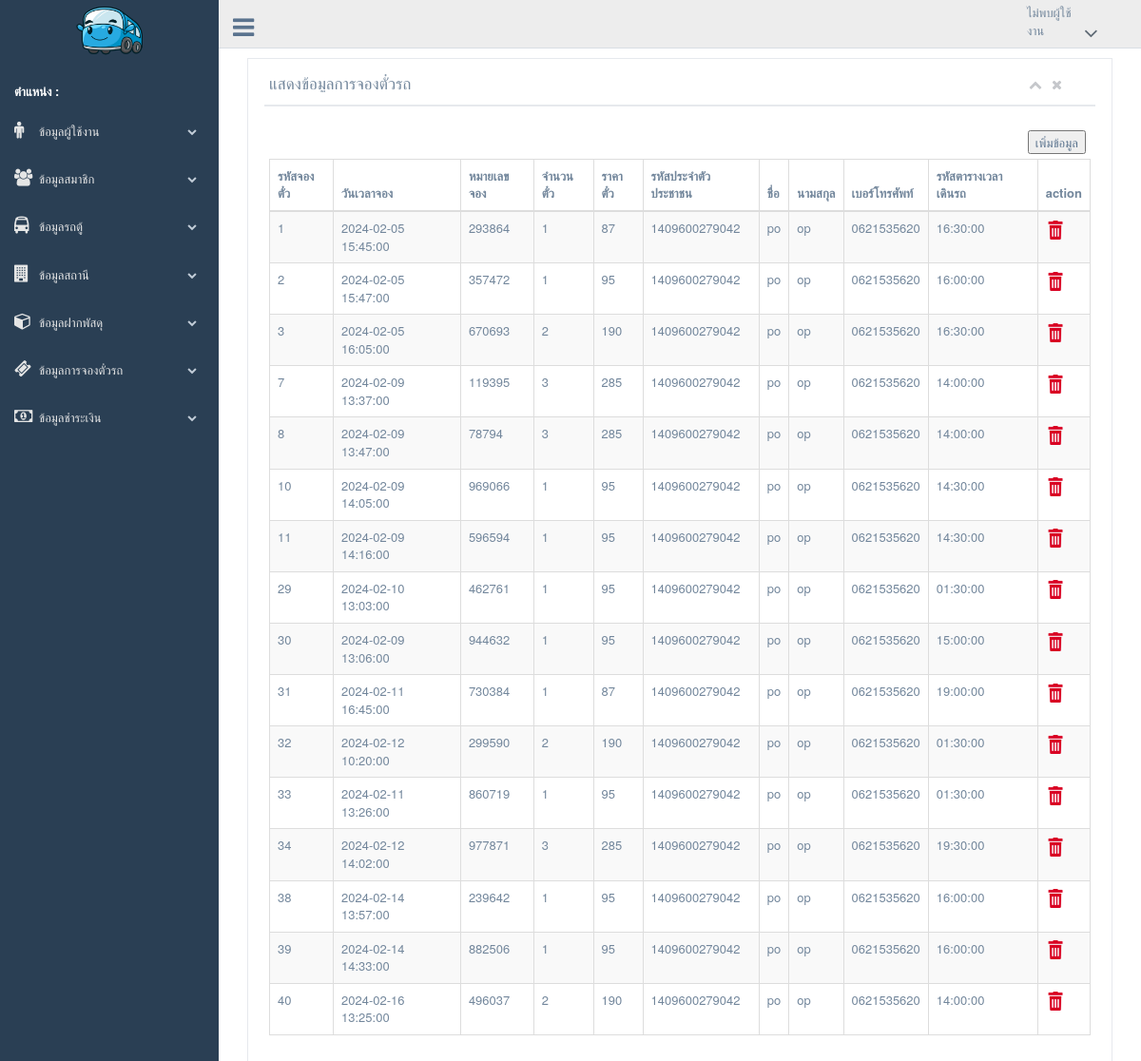
Page /backend/admin/show_tickets_em.php on the committed database.
### tables this page shows
CREATE TABLE `tb_tickets` (
  `tickets_id` int(11) NOT NULL,
  `tickets_date_time` datetime NOT NULL,
  `amount` varchar(3) NOT NULL,
  `station_price_tickets` double NOT NULL,
  `tickets_no` varchar(10) NOT NULL,
  `user_idcard` varchar(13) DEFAULT NULL,
  `station_id` int(11) NOT NULL,
  `company_id` int(11) NOT NULL,
  `status` int(11) NOT NULL,
  `tickets_type` varchar(50) NOT NULL,
  `carservice_vehicle` char(10) NOT NULL
);

CREATE TABLE `tb_user` (
  `user_id` int(11) NOT NULL,
  `user_email` varchar(100) NOT NULL,
  `user_pass` varchar(50) NOT NULL,
  `user_fname` varchar(100) NOT NULL,
  `user_surname` varchar(100) NOT NULL,
  `user_line` varchar(50) NOT NULL,
  `user_tel` varchar(10) NOT NULL,
  `user_birthday` date NOT NULL,
  `user_sex` varchar(10) NOT NULL,
  `user_idcard` varchar(13) NOT NULL
);

CREATE TABLE `tb_station` (
  `station_id` int(11) NOT NULL,
  `station_origin_name` int(11) NOT NULL,
  `station_ortime` time NOT NULL,
  `station_terminal_name` int(11) NOT NULL,
  `station_destime` time NOT NULL,
  `station_departuretime` time NOT NULL,
  `station_price_tickets` double NOT NULL,
  `station_price_package` double NOT NULL,
  `station_registration` int(11) NOT NULL,
  `company_id` int(11) NOT NULL,
  `tickets_amount` varchar(3) NOT NULL
);

### class_conn.php (called while the page is built, shortened)
<?php
class class_conn{
public $db_server = "localhost";
public $db_username = "root";
public $db_password = "0852009988";
public $db_database = "db_vantickets2";
public function select_base($sql){
$db_server = $this->db_server;
$db_username = $this->db_username;
$db_password = $this->db_password;
$db_database = $this->db_database;
$con = mysqli_connect($db_server,$db_username,$db_password,$db_database);
mysqli_set_charset($con,"utf8");
$result = mysqli_query($con,$sql);
return $result;
}
}
?>

### backend/admin/show_tickets_em.php (the view)
<?php include('header.php'); ?>
<div class="right_col" role="main">
    <div class="col-md-12 col-sm-12 col-xs-12">
        <div class="x_panel">
            <div class="x_title">
                <h2>แสดงข้อมูลการจองตั๋วรถ </h2>
                <ul class="nav navbar-right panel_toolbox">
                    <li><a class="collapse-link"><i class="fa fa-chevron-up"></i></a>
                    </li>
                    <li><a class="close-link"><i class="fa fa-close"></i></a>
                    </li>
                </ul>
                <div class="clearfix"></div>
            </div>
            <div class="x_content">
                <p class="text-muted font-13 m-b-30">
                <div align="right">
                    <a href="insert_reserve.php">
                        <button>เพิ่มข้อมูล</button>
                    </a>
                </div>
                <table id="datatable-buttons" class="table table-striped table-bordered">
                    <thead>
                        <tr>
                            <th>รหัสจองตั๋ว</th>
                            <th>วันเวลาจอง</th>
                            <th>หมายเลขจอง</th>
                            <th>จำนวนตั๋ว</th>
                            <th>ราคาตั๋ว</th>
                            <th>รหัสประจำตัวประชาชน</th>
                            <th>ชื่อ</th>
                            <th>นามสกุล</th>
                            <th>เบอร์โทรศัพท์</th>
                            <th>รหัสตารางเวลาเดินรถ</th>
                            <th>action</th>
                        </tr>
                    </thead>
                    <tbody>
                        <?php
                        $sql = "SELECT tb_tickets.*, tb_user.user_fname, tb_user.user_surname, tb_user.user_tel, tb_station.station_departuretime
                                 FROM tb_tickets
                                 INNER JOIN tb_user ON tb_user.user_idcard = tb_tickets.user_idcard
                                INNER JOIN tb_station ON tb_station.station_id = tb_tickets.station_id";
                        $result = $cls_conn->select_base($sql);
                        while ($row = mysqli_fetch_array($result)) {
                        ?>
                            <tr>
                               <td>
                                    <?=$row['tickets_id']?>
                               </td>
                               <td>
                                    <?=$row['tickets_date_time']?>
                               </td>
                               <td>
                                    <?=$row['tickets_no']?>
                               </td>
                               <td>
                                    <?=$row['amount']?>
                               </td>
                               <td>
                                    <?=$row['station_price_tickets']?>
                               </td>
                               <td>
                                    <?=$row['user_idcard']?>
                               </td>
                               <td>
                                    <?=$row['user_fname']?>
                               </td>
                               <td>
                                    <?=$row['user_surname']?>
                               </td>
                               <td>
                                    <?=$row['user_tel']?>
                               </td>
                               <td>
                                    <?=$row['station_departuretime']?>
                               </td>
                               <td>
                                    <a href="delete_tickets.php?id=<?= $row['tickets_id']; ?>" onclick="return confirm('คุณต้องการลบหรือไม่?')"><img src="../../image/delete.png" style="width: 20px;" /></a>
                                </td>
                            </tr>
                        <?php
                        }
                        ?>
                    </tbody>
                </table>
            </div>
        </div>
    </div>
</div>
<?php include('footer.php'); ?>

### rows in the picture
tb_tickets: tickets_id "1", tickets_date_time "2024-02-05 15:45:00", tickets_no "293864", amount "1", station_price_tickets "87", user_idcard "1409600279042", tb_user.user_fname "po", tb_user.user_surname "op", tb_user.user_tel "0621535620", station.station_departuretime "16:30:00"
tb_tickets: tickets_id "2", tickets_date_time "2024-02-05 15:47:00", tickets_no "357472", amount "1", station_price_tickets "95", user_idcard "1409600279042", tb_user.user_fname "po", tb_user.user_surname "op", tb_user.user_tel "0621535620", station.station_departuretime "16:00:00"
tb_tickets: tickets_id "3", tickets_date_time "2024-02-05 16:05:00", tickets_no "670693", amount "2", station_price_tickets "190", user_idcard "1409600279042", tb_user.user_fname "po", tb_user.user_surname "op", tb_user.user_tel "0621535620", station.station_departuretime "16:30:00"
tb_tickets: tickets_id "7", tickets_date_time "2024-02-09 13:37:00", tickets_no "119395", amount "3", station_price_tickets "285", user_idcard "1409600279042", tb_user.user_fname "po", tb_user.user_surname "op", tb_user.user_tel "0621535620", station.station_departuretime "14:00:00"
tb_tickets: tickets_id "8", tickets_date_time "2024-02-09 13:47:00", tickets_no "78794", amount "3", station_price_tickets "285", user_idcard "1409600279042", tb_user.user_fname "po", tb_user.user_surname "op", tb_user.user_tel "0621535620", station.station_departuretime "14:00:00"
tb_tickets: tickets_id "10", tickets_date_time "2024-02-09 14:05:00", tickets_no "969066", amount "1", station_price_tickets "95", user_idcard "1409600279042", tb_user.user_fname "po", tb_user.user_surname "op", tb_user.user_tel "0621535620", station.station_departuretime "14:30:00"
tb_tickets: tickets_id "11", tickets_date_time "2024-02-09 14:16:00", tickets_no "596594", amount "1", station_price_tickets "95", user_idcard "1409600279042", tb_user.user_fname "po", tb_user.user_surname "op", tb_user.user_tel "0621535620", station.station_departuretime "14:30:00"
tb_tickets: tickets_id "29", tickets_date_time "2024-02-10 13:03:00", tickets_no "462761", amount "1", station_price_tickets "95", user_idcard "1409600279042", tb_user.user_fname "po", tb_user.user_surname "op", tb_user.user_tel "0621535620", station.station_departuretime "01:30:00"
tb_tickets: tickets_id "30", tickets_date_time "2024-02-09 13:06:00", tickets_no "944632", amount "1", station_price_tickets "95", user_idcard "1409600279042", tb_user.user_fname "po", tb_user.user_surname "op", tb_user.user_tel "0621535620", station.station_departuretime "15:00:00"
tb_tickets: tickets_id "31", tickets_date_time "2024-02-11 16:45:00", tickets_no "730384", amount "1", station_price_tickets "87", user_idcard "1409600279042", tb_user.user_fname "po", tb_user.user_surname "op", tb_user.user_tel "0621535620", station.station_departuretime "19:00:00"
tb_tickets: tickets_id "32", tickets_date_time "2024-02-12 10:20:00", tickets_no "299590", amount "2", station_price_tickets "190", user_idcard "1409600279042", tb_user.user_fname "po", tb_user.user_surname "op", tb_user.user_tel "0621535620", station.station_departuretime "01:30:00"
tb_tickets: tickets_id "33", tickets_date_time "2024-02-11 13:26:00", tickets_no "860719", amount "1", station_price_tickets "95", user_idcard "1409600279042", tb_user.user_fname "po", tb_user.user_surname "op", tb_user.user_tel "0621535620", station.station_departuretime "01:30:00"
tb_tickets: tickets_id "34", tickets_date_time "2024-02-12 14:02:00", tickets_no "977871", amount "3", station_price_tickets "285", user_idcard "1409600279042", tb_user.user_fname "po", tb_user.user_surname "op", tb_user.user_tel "0621535620", station.station_departuretime "19:30:00"
tb_tickets: tickets_id "38", tickets_date_time "2024-02-14 13:57:00", tickets_no "239642", amount "1", station_price_tickets "95", user_idcard "1409600279042", tb_user.user_fname "po", tb_user.user_surname "op", tb_user.user_tel "0621535620", station.station_departuretime "16:00:00"
tb_tickets: tickets_id "39", tickets_date_time "2024-02-14 14:33:00", tickets_no "882506", amount "1", station_price_tickets "95", user_idcard "1409600279042", tb_user.user_fname "po", tb_user.user_surname "op", tb_user.user_tel "0621535620", station.station_departuretime "16:00:00"
tb_tickets: tickets_id "40", tickets_date_time "2024-02-16 13:25:00", tickets_no "496037", amount "2", station_price_tickets "190", user_idcard "1409600279042", tb_user.user_fname "po", tb_user.user_surname "op", tb_user.user_tel "0621535620", station.station_departuretime "14:00:00"
